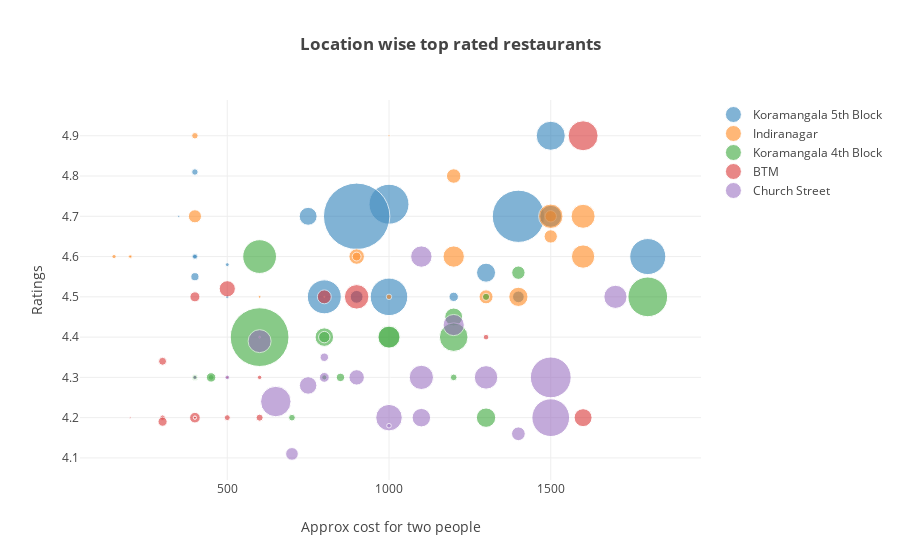

This figure's notebook cell:
### Markdown cell above
## *3. Scatter Plot*

Let's visualise location wise top rated restaurants. Graph is interactive, hovering on nodes will show more details. Clicking on legend will filter the data in the graph. Size of the bubble represents the vote count for the restaurant.

### Code cell
temp = getLocationWiseActiveRestaurants(restaurants, 5, 20).reset_index()
#temp.head()

colors = ['blue', 'orange', 'green', 'red', 'purple']

opt = []
opts = []
for i in range(0, len(colors)):
    opt = dict(
        target = temp['location'][[i]].unique(), value = dict(marker = dict(color = colors[i]))
    )
    opts.append(opt)

data = [dict(
  type = 'scatter',
  mode = 'markers',
  x = temp['approx_cost(for two people)'],
  y = temp['ratings'],
  text = temp['name'],
  hoverinfo = 'text',
  opacity = 0.8,
  marker = dict(
      size = temp['votes'],
      sizemode = 'area',
      sizeref = 100
  ),
  transforms = [
      dict(
        type = 'groupby',
        groups = temp['location'],
        styles = opts
    )]
)]

layout = dict(
    title = '<b>Location wise top rated restaurants</b>',
    yaxis = dict(
        title='Ratings'
        #type = 'log'
    ),
    xaxis = dict(
        title='Approx cost for two people'
    )
)


iplot({'data': data, 'layout': layout}, validate=False)

### Figure 1 — Plotly figure (JSON) as saved in the notebook; plotly's stock layout.template omitted (floating-point values rounded to 4 significant figures)
{"data": [{"hoverinfo": "text", "marker": {"size": [42273, 2085, 79854, 16063, 136485, 24304, 220509, 262, 1947, 64931, 1159, 762, 18084, 3336, 70435, 6854, 57631, 8244, 668, 4407, 246, 2090, 10523, 8624, 28843, 6539, 29912, 8851, 11987, 27172, 945, 3934, 922, 412, 22744, 60, 18498, 9865, 395, 1486, 56999, 8925, 78609, 2594, 16042, 25295, 17158, 23950, 172470, 40881, 6535, 1709, 1330, 1690, 3534, 2212, 1152, 4453, 2193, 18827, 44904, 13099, 5045, 9704, 30050, 152, 1572, 3169, 385, 985, 5617, 250, 1742, 576, 2472, 434, 1480, 16153, 154, 4184, 22796, 26857, 22451, 26469, 3577, 1106, 4812, 730, 27568, 11878, 29444, 83179, 15321, 46337, 35148, 71149, 17121, 1077, 9418, 8043], "sizemode": "area", "sizeref": 100}, "mode": "markers", "opacity": 0.8, "text": ["Asia Kitchen By Mainland China", "Belgian Waffle Factory", "House Of Commons", "ECHOES Koramangala", "The Black Pearl", "Chianti", "Truffles", "Kurtoskalacs", "Corner House Ice Cream", "The Boozy Griffin", "Kurtoskalacs", "eat.fit", "The Reservoire", "XO Belgian Waffle", "Gilly's Restobar", "Big Wong XL", "Dyu Art Cafe", "Market Table", "99 Pancakes", "Chinita Real Mexican Food", "SantÃÂÃÂÃÂÃÂÃÂÃÂÃÂÃÂÃÂÃÂÃÂÃÂÃÂÃÂÃÂÃÂ© Spa Cuisine", "Milano Ice Cream", "The Pizza Bakery", "Corner House Ice Cream", "Barbeque Nation", "Burma Burma", "Toit", "Chianti", "Smoor", "Smoke House Deli", "Natural Ice Cream", "Truffles", "Natural Ice Cream", "Apsara Ice Cream", "The Fatty Bao - Asian Gastro Bar", "Pot-O-Noodles", "Tipsy Bull - The Bar Exchange", "Pasta Street", "Monet's Bistro", "Bologna", "The Hole in the Wall Cafe", "The Terrace at Gilly's Redefined", "Prost Brew Pub", "Pasta Street", "Myu Bar at Gilly's Redefined", "Hanoi - Vietnamese Cuisine", "Third Wave Coffee Roasters", "Nasi And Mee", "Onesta", "Sotally Tober", "Enerjuvate Studio & Cafe", "Occasions", "Pot-O-Noodles", "Zero Kelvin", "Stoked!", "The Fixx", "The Paratha Company", "Snow'ora", "Qube Cafe", "The Beer Cafe", "AB's - Absolute Barbecues", "eat.fit", "XO Belgian Waffle", "Pin Me Down", "Mudpipe Cafe", "The Biryani Story", "The Globe Grub", "Jose's Mess", "BOX8- Desi Meals", "Mojo Pizza - 2X Toppings", "Muthashy's", "Tempteys", "Tempteys", "Drunken Monkey", "Cucumber Town", "Amma's Pastries", "Polamma's Mess", "Punjabi by Nature 2.0", "A2B - Adyar Ananda Bhavan", "Litti Twist", "Brik Oven", "Mainland China", "Oh! Calcutta", "Matteo Coffea", "Qissa Khawani", "IceBreakers", "Somilan Steak House", "IceBreakers", "Hoppipola", "Little Green Cafe", "Easy Tiger", "Church Street Social", "BLOW", "Smally's Resto Cafe", "The Only Place", "Chutney Chang", "Russh Gastropub", "Carnatic", "Anupam's Coast II Coast", "Wolf'ish"], "transforms": [{"groups": ["Koramangala 5th Block", "Koramangala 5th Block", "Koramangala 5th Block", "Koramangala 5th Block", "Koramangala 5th Block", "Koramangala 5th Block", "Koramangala 5th Block", "Koramangala 5th Block", "Koramangala 5th Block", "Koramangala 5th Block", "Koramangala 5th Block", "Koramangala 5th Block", "Koramangala 5th Block", "Koramangala 5th Block", "Koramangala 5th Block", "Koramangala 5th Block", "Koramangala 5th Block", "Koramangala 5th Block", "Koramangala 5th Block", "Koramangala 5th Block", "Indiranagar", "Indiranagar", "Indiranagar", "Indiranagar", "Indiranagar", "Indiranagar", "Indiranagar", "Indiranagar", "Indiranagar", "Indiranagar", "Indiranagar", "Indiranagar", "Indiranagar", "Indiranagar", "Indiranagar", "Indiranagar", "Indiranagar", "Indiranagar", "Indiranagar", "Indiranagar", "Koramangala 4th Block", "Koramangala 4th Block", "Koramangala 4th Block", "Koramangala 4th Block", "Koramangala 4th Block", "Koramangala 4th Block", "Koramangala 4th Block", "Koramangala 4th Block", "Koramangala 4th Block", "Koramangala 4th Block", "Koramangala 4th Block", "Koramangala 4th Block", "Koramangala 4th Block", "Koramangala 4th Block", "Koramangala 4th Block", "Koramangala 4th Block", "Koramangala 4th Block", "Koramangala 4th Block", "Koramangala 4th Block", "Koramangala 4th Block", "BTM", "BTM", "BTM", "BTM", "BTM", "BTM", "BTM", "BTM", "BTM", "BTM", "BTM", "BTM", "BTM", "BTM", "BTM", "BTM", "BTM", "BTM", "BTM", "BTM", "Church Street", "Church Street", "Church Street", "Church Street", "Church Street", "Church Street", "Church Street", "Church Street", "Church Street", "Church Street", "Church Street", "Church Street", "Church Street", "Church Street", "Church Street", "Church Street", "Church Street", "Church Street", "Church Street", "Church Street"], "styles": [{"target": ["Koramangala 5th Block"], "value": {"marker": {"color": "blue"}}}, {"target": ["Koramangala 5th Block"], "value": {"marker": {"color": "orange"}}}, {"target": ["Koramangala 5th Block"], "value": {"marker": {"color": "green"}}}, {"target": ["Koramangala 5th Block"], "value": {"marker": {"color": "red"}}}, {"target": ["Koramangala 5th Block"], "value": {"marker": {"color": "purple"}}}], "type": "groupby"}], "type": "scatter", "x": ["1,500", "400", "1,000", "750", "1,400", "1,500", "900", "350", "400", "1,800", "400", "500", "1,300", "400", "1,000", "1,400", "800", "900", "500", "1,200", "1,000", "400", "1,200", "400", "1,600", "1,500", "1,500", "1,500", "900", "1,600", "200", "900", "150", "200", "1,200", "800", "1,400", "1,300", "600", "1,000", "600", "1,400", "1,800", "1,300", "1,200", "1,000", "800", "1,000", "600", "1,200", "800", "400", "800", "450", "850", "1,200", "400", "450", "700", "1,300", "1,600", "500", "400", "800", "900", "600", "1,300", "300", "500", "600", "400", "300", "500", "400", "600", "400", "300", "1,600", "200", "300", "1,100", "1,700", "1,200", "600", "800", "500", "800", "400", "1,300", "900", "1,100", "1,500", "750", "650", "1,000", "1,500", "1,100", "1,000", "1,400", "700"], "y": [4.9, 4.81, 4.73, 4.7, 4.7, 4.7, 4.7, 4.7, 4.6, 4.6, 4.6, 4.58, 4.56, 4.55, 4.5, 4.5, 4.5, 4.5, 4.5, 4.5, 4.9, 4.9, 4.8, 4.7, 4.7, 4.7, 4.7, 4.65, 4.6, 4.6, 4.6, 4.6, 4.6, 4.6, 4.6, 4.5, 4.5, 4.5, 4.5, 4.5, 4.6, 4.56, 4.5, 4.5, 4.45, 4.4, 4.4, 4.4, 4.4, 4.4, 4.4, 4.3, 4.3, 4.3, 4.3, 4.3, 4.3, 4.3, 4.2, 4.2, 4.9, 4.52, 4.5, 4.5, 4.5, 4.4, 4.4, 4.34, 4.3, 4.3, 4.2, 4.2, 4.2, 4.2, 4.2, 4.2, 4.2, 4.2, 4.2, 4.19, 4.6, 4.5, 4.43, 4.39, 4.35, 4.3, 4.3, 4.3, 4.3, 4.3, 4.3, 4.3, 4.28, 4.24, 4.2, 4.2, 4.2, 4.18, 4.16, 4.11]}], "layout": {"title": "<b>Location wise top rated restaurants</b>", "xaxis": {"title": "Approx cost for two people"}, "yaxis": {"title": "Ratings"}}}
